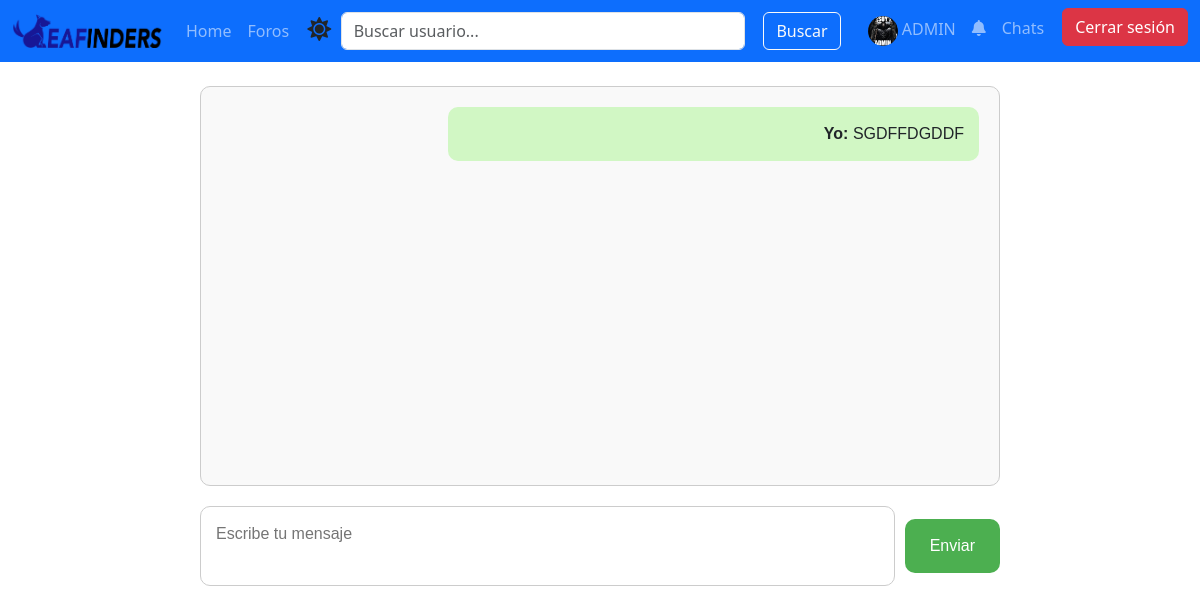
/chat/52/ (signed in), run on the app's committed database.
### App/models.py (models this page shows, shortened)
class Usuario(AbstractBaseUser, PermissionsMixin):
    nombres = models.CharField(max_length=100)
    apellidos = models.CharField(max_length=100)
    email_institucional = models.EmailField(
        unique=True,
        validators=[RegexValidator(regex=r'^[\w\.-]+@eafit\.edu\.co$', message="El correo debe terminar en @eafit.edu.co")]
    )
    password = models.CharField(max_length=128)
    foto_perfil = models.ImageField(upload_to='perfil_fotos/', blank=True, null=True)
    biografia = models.TextField(blank=True, null=True)
    carrera = models.CharField(max_length=100, blank=True, null=True)
    semestre = models.IntegerField(blank=True, null=True)
    is_active = models.BooleanField(default=True)
    is_staff = models.BooleanField(default=False)
    date_joined = models.DateTimeField(auto_now_add=True)
    objects = UsuarioManager()
    USERNAME_FIELD = 'email_institucional'
    REQUIRED_FIELDS = ['nombres', 'apellidos']

class Mensaje(models.Model):
    remitente = models.ForeignKey(settings.AUTH_USER_MODEL, related_name='mensajes_enviados', on_delete=models.CASCADE)
    destinatario = models.ForeignKey(settings.AUTH_USER_MODEL, related_name='mensajes_recibidos', on_delete=models.CASCADE)
    contenido = models.TextField()
    fecha_enviado = models.DateTimeField(auto_now_add=True)

### App/views.py (the view)
# urls.py: path('chat/<int:amigo_id>/', views.chat_view, name='chat_view'),
@login_required
def chat_view(request, amigo_id):
    amigo = get_object_or_404(Usuario, id=amigo_id)
    amistad = Amistad.objects.filter(
        (Q(user1=request.user) & Q(user2=amigo)) | (Q(user1=amigo) & Q(user2=request.user)),
        estado='aceptada'
    ).exists()
    if not amistad:
        return redirect('home')  # Redirigir si no son amigos
    mensajes = Mensaje.objects.filter(
        Q(remitente=request.user, destinatario=amigo) | Q(remitente=amigo, destinatario=request.user)
    ).order_by('fecha_enviado')
    if request.method == 'POST':
        contenido = request.POST.get('contenido')
        if contenido:
            Mensaje.objects.create(remitente=request.user, destinatario=amigo, contenido=contenido)
            return redirect('chat_view', amigo_id=amigo.id)  # Redirigir para actualizar la conversación
    return render(request, 'chat.html', {'amigo': amigo, 'mensajes': mensajes})

### App/context_processors.py (called while the page is built)
def notificaciones(request):
    if request.user.is_authenticated:
        solicitudes_pendientes = Amistad.objects.filter(
            user2=request.user,
            estado='pendiente'
        ).count()
        return {
            'solicitudes_pendientes': solicitudes_pendientes,
        }
    return {}

### App/Templates/chat.html (shortened to what this page needs)
{% extends 'Template.html' %}
{% block content %}
<div id="chat-container">
    <div id="chat">
        {% for mensaje in mensajes %}
            {% if mensaje.remitente == request.user %}
                <div class="mensaje-enviado">
                    <strong>Yo:</strong> {{ mensaje.contenido }}
                </div>
            {% else %}
                <div class="mensaje-recibido">
                    <strong>{{ mensaje.remitente.nombres }}:</strong> {{ mensaje.contenido }}
                </div>
            {% endif %}
        {% endfor %}
    </div>
    <form id="mensajeForm">
        <textarea id="contenido" placeholder="Escribe tu mensaje"></textarea>
        <button type="submit">Enviar</button>
    </form>
</div>
{% endblock %}

### App/Templates/Template.html (shortened to what this page needs)
<!DOCTYPE HTML>
<html lang="es">
<head>
    <link rel="stylesheet" href="https://cdnjs.cloudflare.com/ajax/libs/font-awesome/5.15.4/css/all.min.css">
    <link href="https://cdn.jsdelivr.net/npm/bootstrap@5.3.3/dist/css/bootstrap.min.css" rel="stylesheet">
    {% load static %}
    <link href="{% static 'styles.css' %}" rel="stylesheet">
</head>
<body>
    {% load static %}
    <nav class="navbar navbar-expand-lg navbar-dark bg-primary">
        <div class="container-fluid d-flex justify-content-between align-items-center">
            <a class="navbar-brand d-flex align-items-center" href="{% url 'home' %}">
                <img src="{% static 'logo.png' %}" alt="Logo" style="max-width: 150px; height: auto;">
            </a>
            <div class="collapse navbar-collapse justify-content-between align-items-center" id="navbarNav">
                <ul class="navbar-nav">
                    <li class="nav-item">
                        <a class="nav-link" href="{% url 'home' %}">Home</a>
                    </li>
                    <li class="nav-item">
                        <a class="nav-link" href="{% url 'lista_foros' %}">Foros</a>
                    </li>
                    <li class="nav-item">
                        <span id="dark-mode-toggle">
                            <i class="fas fa-sun" id="toggle-icon"></i>
                        </span>
                    </li>
                </ul>
                <form class="d-flex search-bar mx-auto" style="max-width: 500px; width: 100%;" method="GET" action="{% url 'buscar_usuarios' %}">
                    <input class="form-control me-2" type="search" name="query" placeholder="Buscar usuario..." aria-label="Search" required>
                    <button class="btn btn-outline-light" type="submit">Buscar</button>
                </form>
                <ul class="navbar-nav ms-auto">
                    {% if user.is_authenticated %}
                        <li class="nav-item">
                            <a class="nav-link" href="{% url 'Cuenta' %}">
                                {% if user.foto_perfil %}
                                    <img src="{{ user.foto_perfil.url }}" alt="Foto de perfil" class="profile-pic-navbar">
                                {% else %}
                                    <img src="{% static 'default_profile.jpg' %}" alt="Foto de perfil" class="profile-pic-navbar">
                                {% endif %}
                                {{ user.nombres }}
                            </a>
                        </li>
                        <li class="nav-item">
                            <a class="nav-link position-relative" href="{% url 'Notificaciones' %}">
                                <i class="fas fa-bell"></i>
                            </a>
                        </li>
                        <li class="nav-item">
                            <a class="nav-link" href="{% url 'lista_conversaciones' %}">Chats</a>
                        </li>
                        <li class="nav-item">
                            <button class="btn btn-danger" id="logout-btn">Cerrar sesión</button>
                        </li>
                    {% endif %}
                </ul>
            </div>
        </div>
    </nav>
    <div class="container mt-4">
        {% block content %}
        {% endblock %}
    </div>
</body>
</html>

### App/static/styles.css (style rules this page uses)
.profile-pic-navbar { width: 30px; height: 30px; object-fit: cover; border-radius: 50%; }

### App/Templates/chat.html (style rules this page uses)
#chat-container { max-width: 800px; margin: 0 auto; font-family: Arial, sans-serif; }
#chat { border: 1px solid #ccc; padding: 20px; height: 400px; overflow-y: scroll; background-color: #f9f9f9; border-radius: 10px; transition: background-color 0.3s; }
.mensaje-enviado { text-align: right; margin-bottom: 15px; background-color: #d1f7c4; padding: 15px; border-radius: 10px; max-width: 70%; word-wrap: break-word; font-size: 16px; margin-left: auto; }
#mensajeForm { margin-top: 20px; display: flex; align-items: center; }
textarea { flex: 1; padding: 15px; border-radius: 10px; border: 1px solid #ccc; resize: none; font-size: 16px; }
button { margin-left: 10px; padding: 15px 25px; border: none; background-color: #4CAF50; color: white; border-radius: 10px; cursor: pointer; font-size: 16px; }

### App/Templates/Template.html (style rules this page uses)
.profile-pic-navbar { width: 30px; height: 30px; border-radius: 50%; }
#dark-mode-toggle { cursor: pointer; background: none; border: none; padding: 0; color: inherit; font-size: 1.5rem; margin-left: 10px; }

### data on the page
Usuario: foto_perfil (picture), nombres "ADMIN"
Mensaje: contenido "SGDFFDGDDF"
